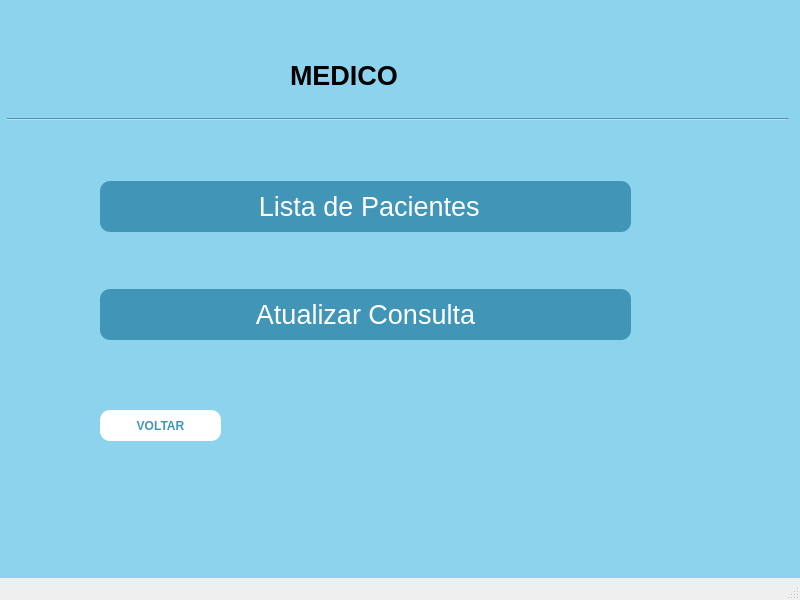
<?xml version="1.0" encoding="UTF-8"?>
<ui version="4.0">
 <class>MainWindow</class>
 <widget class="QMainWindow" name="MainWindow">
  <property name="geometry">
   <rect>
    <x>0</x>
    <y>0</y>
    <width>800</width>
    <height>600</height>
   </rect>
  </property>
  <property name="font">
   <font>
    <pointsize>10</pointsize>
   </font>
  </property>
  <property name="windowTitle">
   <string>MainWindow</string>
  </property>
  <property name="animated">
   <bool>true</bool>
  </property>
  <widget class="QWidget" name="centralwidget">
   <property name="styleSheet">
    <string notr="true">background-color: rgb(140, 211, 238);  /* Cor de fundo */</string>
   </property>
   <widget class="QLabel" name="label">
    <property name="geometry">
     <rect>
      <x>290</x>
      <y>50</y>
      <width>151</width>
      <height>51</height>
     </rect>
    </property>
    <property name="font">
     <font>
      <pointsize>20</pointsize>
      <weight>75</weight>
      <bold>true</bold>
     </font>
    </property>
    <property name="frameShape">
     <enum>QFrame::NoFrame</enum>
    </property>
    <property name="text">
     <string>MEDICO</string>
    </property>
    <property name="textFormat">
     <enum>Qt::AutoText</enum>
    </property>
    <property name="alignment">
     <set>Qt::AlignLeading|Qt::AlignLeft|Qt::AlignVCenter</set>
    </property>
   </widget>
   <widget class="QWidget" name="layoutWidget">
    <property name="geometry">
     <rect>
      <x>100</x>
      <y>130</y>
      <width>531</width>
      <height>261</height>
     </rect>
    </property>
    <layout class="QVBoxLayout" name="verticalLayout">
     <item>
      <widget class="QPushButton" name="pushButton">
       <property name="maximumSize">
        <size>
         <width>16777215</width>
         <height>16777215</height>
        </size>
       </property>
       <property name="font">
        <font>
         <pointsize>20</pointsize>
        </font>
       </property>
       <property name="styleSheet">
        <string notr="true">QPushButton {
            background-color: rgb(65, 150, 183);  /* Cor de fundo */
            color: white;  /* Cor do texto */
            border-radius: 10px;  /* Raio dos cantos */
            padding: 10px 20px;  /* Preenchimento interno */
        }
        
        QPushButton:hover {
			color: rgb(8, 113, 155);
            background-color: white;  /* Cor de fundo ao passar o mouse */
        }</string>
       </property>
       <property name="text">
        <string> Lista de Pacientes</string>
       </property>
       <property name="iconSize">
        <size>
         <width>30</width>
         <height>30</height>
        </size>
       </property>
       <property name="autoDefault">
        <bool>true</bool>
       </property>
       <property name="default">
        <bool>false</bool>
       </property>
      </widget>
     </item>
     <item>
      <widget class="QPushButton" name="pushButton_4">
       <property name="font">
        <font>
         <pointsize>20</pointsize>
        </font>
       </property>
       <property name="styleSheet">
        <string notr="true">QPushButton {
            background-color: rgb(65, 150, 183);  /* Cor de fundo */
            color: white;  /* Cor do texto */
            border-radius: 10px;  /* Raio dos cantos */
            padding: 10px 20px;  /* Preenchimento interno */
        }
        
        QPushButton:hover {
			color: rgb(8, 113, 155);
            background-color: white;  /* Cor de fundo ao passar o mouse */
        }</string>
       </property>
       <property name="text">
        <string>Atualizar Consulta</string>
       </property>
       <property name="autoDefault">
        <bool>true</bool>
       </property>
       <property name="default">
        <bool>false</bool>
       </property>
      </widget>
     </item>
    </layout>
   </widget>
   <widget class="QPushButton" name="pushButton_3">
    <property name="geometry">
     <rect>
      <x>100</x>
      <y>410</y>
      <width>121</width>
      <height>31</height>
     </rect>
    </property>
    <property name="font">
     <font>
      <weight>75</weight>
      <bold>true</bold>
     </font>
    </property>
    <property name="styleSheet">
     <string notr="true">QPushButton {
            background-color: white;  /* Cor de fundo */
            color: rgb(65, 150, 183);  /* Cor do texto */
            border-radius: 10px;  /* Raio dos cantos */
            padding: 10px 20px;  /* Preenchimento interno */
        }
        
        QPushButton:hover {
			color: white;
            background-color: rgb(8, 113, 155);  /* Cor de fundo ao passar o mouse */
        }</string>
    </property>
    <property name="text">
     <string>VOLTAR</string>
    </property>
   </widget>
   <widget class="Line" name="line">
    <property name="geometry">
     <rect>
      <x>7</x>
      <y>99</y>
      <width>781</width>
      <height>41</height>
     </rect>
    </property>
    <property name="orientation">
     <enum>Qt::Horizontal</enum>
    </property>
   </widget>
  </widget>
  <widget class="QMenuBar" name="menubar">
   <property name="geometry">
    <rect>
     <x>0</x>
     <y>0</y>
     <width>800</width>
     <height>26</height>
    </rect>
   </property>
  </widget>
  <widget class="QStatusBar" name="statusbar"/>
 </widget>
 <resources/>
 <connections/>
</ui>
